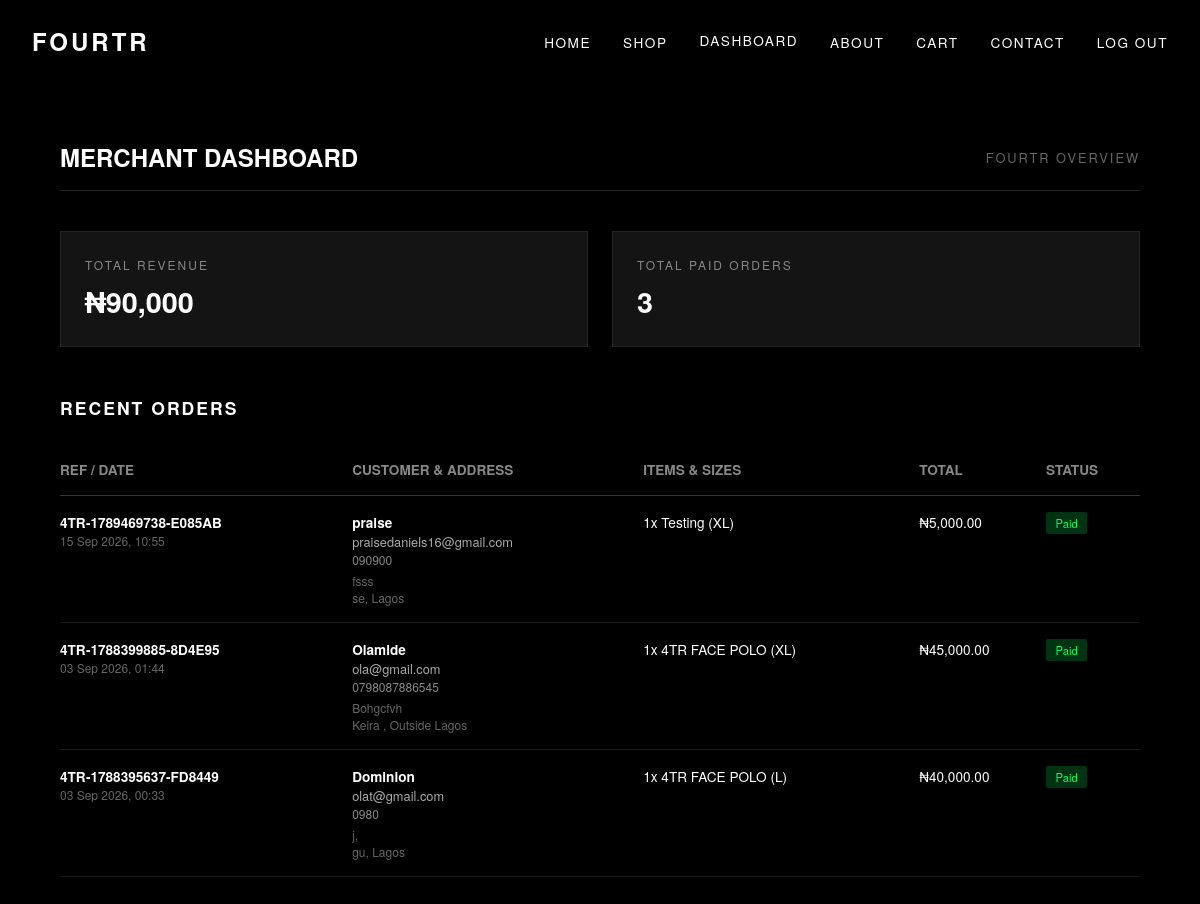
Before: /merchant/dashboard/ (signed in) with the older database file.
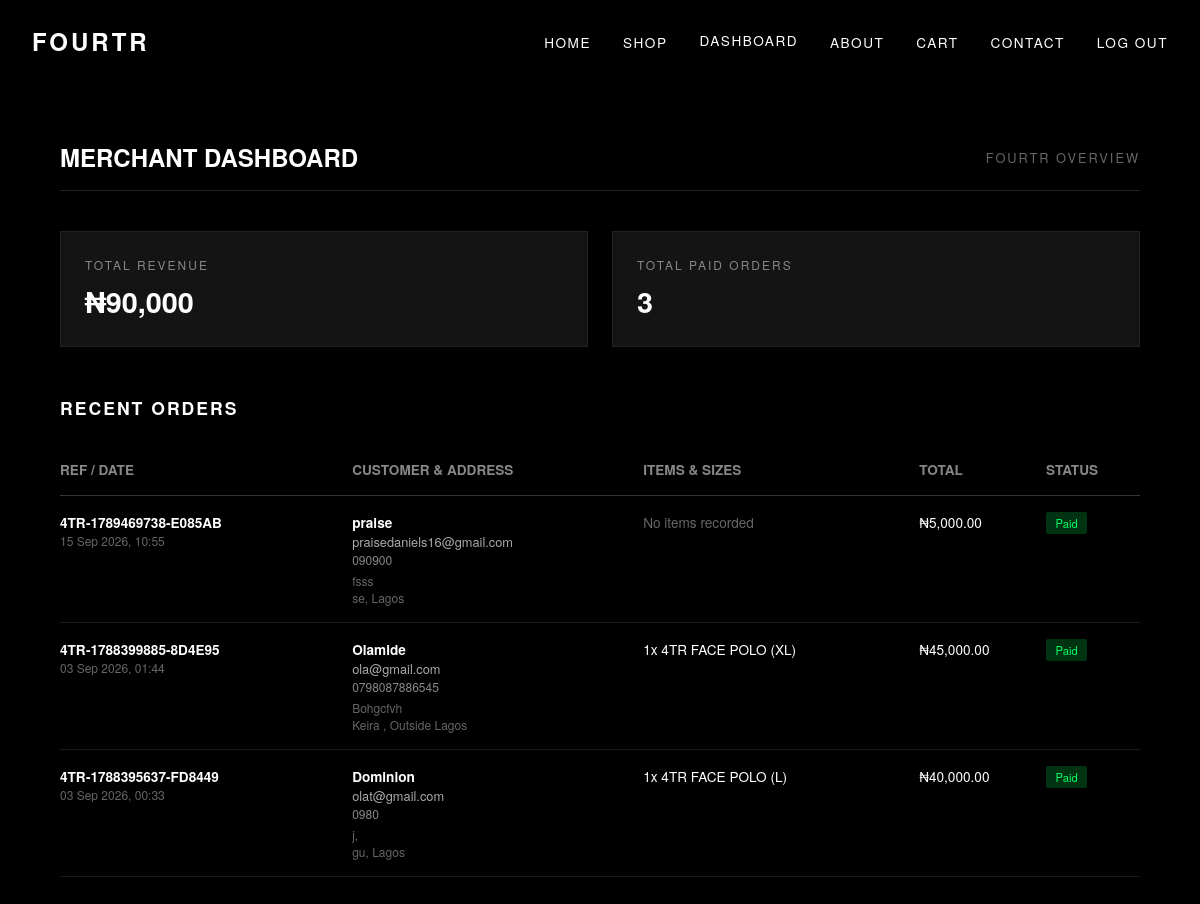
After: the same page with the newer database file.
### store/models.py (models this page shows, shortened)
class Order(models.Model):
    STATUS_CHOICES = (
        ('Pending', 'Pending'),
        ('Paid', 'Paid'),
        ('Processing', 'Processing'),
        ('Shipped', 'Shipped'),
        ('Delivered', 'Delivered'),
        ('Cancelled', 'Cancelled'),
    )
    user = models.ForeignKey(User, on_delete=models.SET_NULL, null=True, blank=True)
    reference = models.CharField(max_length=50, unique=True, default=generate_order_ref)
    full_name = models.CharField(max_length=255, default="")
    email = models.EmailField()
    phone_number = models.CharField(max_length=20, default="")
    street_address = models.CharField(max_length=255, default="")
    city = models.CharField(max_length=100, default="")
    state = models.CharField(max_length=100, default="")
    postal_code = models.CharField(max_length=20, blank=True, null=True)
    total_amount = models.DecimalField(max_digits=10, decimal_places=2, default=0.00)
    paid = models.BooleanField(default=False)
    status = models.CharField(max_length=20, choices=STATUS_CHOICES, default='Pending')
    shipping_fee = models.DecimalField(max_digits=10, decimal_places=2, default=0.00)
    total_amount = models.DecimalField(max_digits=10, decimal_places=2, default=0.00)  # Includes items + shipping
    created_at = models.DateTimeField(auto_now_add=True)

class OrderItem(models.Model):
    order = models.ForeignKey(Order, related_name='items', on_delete=models.CASCADE)
    product = models.ForeignKey('Product', on_delete=models.CASCADE, null=True, blank=True)
    product_name = models.CharField(max_length=255)
    size = models.CharField(max_length=10, blank=True, null=True)
    quantity = models.IntegerField(default=1)
    price = models.DecimalField(max_digits=10, decimal_places=2)

### store/views.py (the view)
# urls.py: path('merchant/dashboard/', views.merchant_dashboard, name='merchant_dashboard'),
@staff_member_required(login_url='login')
def merchant_dashboard(request):
    paid_orders = Order.objects.filter(paid=True)
    total_revenue = paid_orders.aggregate(Sum('total_amount'))['total_amount__sum'] or 0
    total_orders = paid_orders.count()
    recent_orders = paid_orders.prefetch_related('items').order_by('-created_at')[:15]
    top_items = (
        OrderItem.objects.filter(order__paid=True)
        .values('product_name')
        .annotate(total_sold=Sum('quantity'))
        .order_by('-total_sold')[:5]
    )
    context = {
        'total_revenue': total_revenue,
        'total_orders': total_orders,
        'recent_orders': recent_orders,
        'top_items': top_items,
    }
    return render(request, 'store/merchant_dashboard.html', context)

### store/templates/store/merchant_dashboard.html
{% extends 'store/base.html' %}
{% load humanize %}
{% block content %}
<section id="merchant-dashboard" style="padding-top: 140px; position: relative; z-index: 5; max-width: 1200px; margin: 0 auto;">
  <div style="display: flex; justify-content: space-between; align-items: center; margin-bottom: 2.5rem; border-bottom: 1px solid #222; padding-bottom: 1rem;">
    <h2>MERCHANT DASHBOARD</h2>
    <span style="font-size: 0.8rem; letter-spacing: 2px; color: #666;">FOURTR OVERVIEW</span>
  </div>
  <div style="display: grid; grid-template-columns: repeat(auto-fit, minmax(240px, 1fr)); gap: 1.5rem; margin-bottom: 3rem;">
    <div style="background: #141414; border: 1px solid #222; padding: 1.5rem;">
      <p style="font-size: 0.75rem; letter-spacing: 2px; color: #888;">TOTAL REVENUE</p>
      <h3 style="font-size: 1.8rem; margin-top: 0.5rem;">₦{{ total_revenue|intcomma }}</h3>
    </div>
    <div style="background: #141414; border: 1px solid #222; padding: 1.5rem;">
      <p style="font-size: 0.75rem; letter-spacing: 2px; color: #888;">TOTAL PAID ORDERS</p>
      <h3 style="font-size: 1.8rem; margin-top: 0.5rem;">{{ total_orders }}</h3>
    </div>
  </div>
  <div style="margin-bottom: 3rem;">
    <h3 style="font-size: 1.1rem; letter-spacing: 2px; margin-bottom: 1.5rem;">RECENT ORDERS</h3>
    <table style="width: 100%; border-collapse: collapse; text-align: left; font-size: 0.85rem;">
  <thead>
    <tr style="border-bottom: 1px solid #333; color: #888; text-align: left;">
      <th style="padding: 1rem 0;">REF / DATE</th>
      <th style="padding: 1rem 0;">CUSTOMER & ADDRESS</th>
      <th style="padding: 1rem 0;">ITEMS & SIZES</th>
      <th style="padding: 1rem 0;">TOTAL</th>
      <th style="padding: 1rem 0;">STATUS</th>
    </tr>
  </thead>
<tbody>
  {% for order in recent_orders %}
  <tr style="border-bottom: 1px solid #1a1a1a; vertical-align: top;">
    <td style="padding: 1rem 0;">
      <div><strong>{{ order.reference }}</strong></div>
      <div style="color: #666; font-size: 0.75rem;">{{ order.created_at|date:"d M Y, H:i" }}</div>
    </td>
    <td style="padding: 1rem 0;">
      <div><strong>{{ order.full_name|default:"N/A" }}</strong></div>
      <div style="color: #aaa; font-size: 0.8rem;">{{ order.email }}</div>
      {% if order.phone_number %}
        <div style="color: #888; font-size: 0.75rem;">{{ order.phone_number }}</div>
      {% endif %}
      <div style="color: #666; font-size: 0.75rem; margin-top: 4px;">
        {{ order.street_address }}<br>
        {{ order.city }}, {{ order.state }}{% if order.postal_code %} ({{ order.postal_code }}){% endif %}
      </div>
    </td>
    <td style="padding: 1rem 0;">
      {% for item in order.items.all %}
        <div>{{ item.quantity }}x {{ item.product_name }} ({{ item.size }})</div>
      {% empty %}
        <div style="color: #666;">No items recorded</div>
      {% endfor %}
    </td>
    <td style="padding: 1rem 0;">₦{{ order.total_amount|intcomma }}</td>
    <td style="padding: 1rem 0;">
      <span style="padding: 0.2rem 0.6rem; font-size: 0.7rem; border-radius: 2px;
        {% if order.status == 'Paid' or order.paid %}background: #003311; color: #00ff66;{% else %}background: #222; color: #888;{% endif %}">
        {{ order.status }}
      </span>
    </td>
  </tr>
  {% empty %}
  <tr>
    <td colspan="5" style="padding: 2rem 0; text-align: center; color: #666;">No orders found.</td>
  </tr>
  {% endfor %}
</tbody>
    </table>
  </div>
</section>
{% endblock %}

Changed rows visible on the page:
removed OrderItem: quantity "1", product_name "Testing", size "XL", shown under Order "4TR-1789469738-E085AB"
shown differently, row unchanged: Order "4TR-1789469738-E085AB": now shows "No items recorded"
